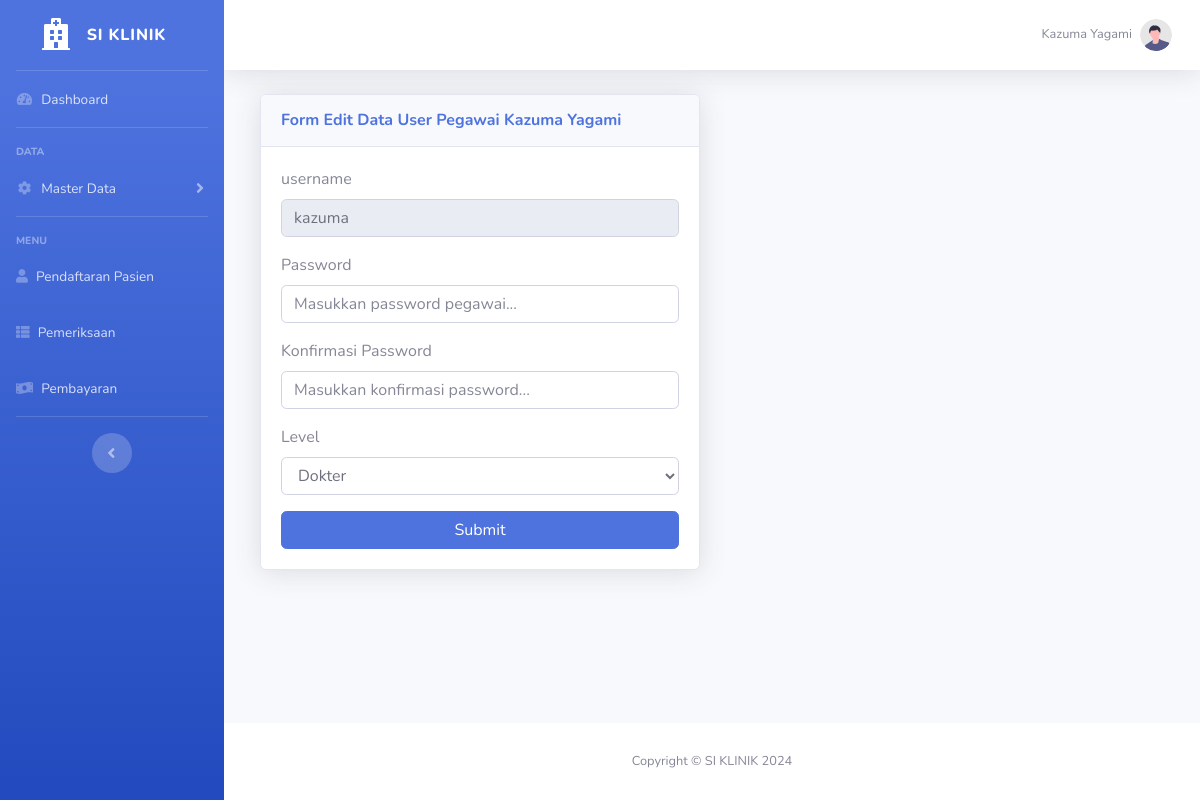
/user/edit.php?id=10 (signed in), run on the app's committed database.
### tables this page shows
CREATE TABLE `user` (
  `id` int(11) NOT NULL,
  `id_pegawai` int(11) NOT NULL,
  `username` varchar(255) NOT NULL,
  `password` varchar(255) NOT NULL,
  `level` varchar(255) NOT NULL
);

CREATE TABLE `pegawai` (
  `id` int(11) NOT NULL,
  `nama_pegawai` varchar(255) NOT NULL,
  `nohp` varchar(12) NOT NULL,
  `alamat` varchar(255) NOT NULL,
  `jk` varchar(255) NOT NULL
);

### user/function.php (called while the page is built, shortened)
<?php
require "../koneksi.php";
function select($query)
{
    global $conn;
    $sql = mysqli_query($conn, $query);
    $users = [];
    while ($user = mysqli_fetch_assoc($sql)) {
        $users[] = $user;
    }
    return $users;
}

### user/edit.php (the view, shortened to what this page needs)
<?php
$id = $_GET["id"];
$user = select("SELECT A.id, A.username, A.password, A.level, B.nama_pegawai FROM user A LEFT JOIN pegawai B ON B.id = A.id_pegawai WHERE A.id='$id'")[0];
?>
<!DOCTYPE html>
<html lang="en">
<head>
    <link href="../assets/vendor/fontawesome-free/css/all.min.css" rel="stylesheet" type="text/css">
    <link href="../assets/css/sb-admin-2.min.css" rel="stylesheet">
</head>
<body id="page-top">
    <div id="wrapper">
        <ul class="navbar-nav bg-gradient-primary sidebar sidebar-dark accordion" id="accordionSidebar">
            <a class="sidebar-brand d-flex align-items-center justify-content-center" href="../index.php">
                <div class="sidebar-brand-icon">
                    <i class="fas fa-hospital"></i>
                </div>
                <div class="sidebar-brand-text mx-3">SI KLINIK</div>
            </a>
            <hr class="sidebar-divider my-0">
            <li class="nav-item">
                <a class="nav-link" href="../index.php">
                    <i class="fas fa-fw fa-tachometer-alt"></i>
                    <span>Dashboard</span></a>
            </li>
            <hr class="sidebar-divider">
            <div class="sidebar-heading">
                Data
            </div>
            <li class="nav-item">
                <a class="nav-link collapsed" href="#" data-toggle="collapse" data-target="#collapseTwo" aria-expanded="true" aria-controls="collapseTwo">
                    <i class="fas fa-fw fa-cog"></i>
                    <span>Master Data</span>
                </a>
            </li>
            <hr class="sidebar-divider">
            <div class="sidebar-heading">
                Menu
            </div>
            <li class="nav-item">
                <a class="nav-link" href="../pendaftaran/index.php">
                    <i class="fas fa-user"></i>
                    <span>Pendaftaran Pasien</span>
                </a>
            </li>
            <li class="nav-item">
                <a class="nav-link" href="../pemeriksaan/index.php">
                    <i class="fas fa-th-list"></i>
                    <span>Pemeriksaan</span>
                </a>
            </li>
            <li class="nav-item">
                <a class="nav-link" href="../pembayaran/index.php">
                    <i class="fas fa-money-bill-wave"></i>
                    <span>Pembayaran</span>
                </a>
            </li>
            <hr class="sidebar-divider d-none d-md-block">
            <div class="text-center d-none d-md-inline">
                <button class="rounded-circle border-0" id="sidebarToggle"></button>
            </div>
        </ul>
        <div id="content-wrapper" class="d-flex flex-column">
            <div id="content">
                <nav class="navbar navbar-expand navbar-light bg-white topbar mb-4 static-top shadow">
                    <ul class="navbar-nav ml-auto">
                        <li class="nav-item dropdown no-arrow">
                            <a class="nav-link dropdown-toggle" href="#" id="userDropdown" role="button" data-toggle="dropdown" aria-haspopup="true" aria-expanded="false">
                                <span class="mr-2 d-none d-lg-inline text-gray-600 small"><?= $user["nama_pegawai"]; ?></span>
                                <img class="img-profile rounded-circle" src="../assets/img/undraw_profile.svg">
                            </a>
                        </li>
                    </ul>
                </nav>
                <div class="container-fluid">
                    <div class="col-md-6">
                        <div class="card shadow mb-4">
                            <div class="card-header py-3">
                                <h6 class="m-0 font-weight-bold text-primary">Form Edit Data User Pegawai <?= $user["nama_pegawai"]; ?></h6>
                            </div>
                            <div class="card-body">
                                <form action="" method="post">
                                    <div class="form-group">
                                        <label for="username">username</label>
                                        <input type="text" class="form-control form-control-user" id="username" name="username" value="<?= $user["username"]; ?>" disabled>
                                    </div>
                                    <div class="form-group">
                                        <label for="password">Password</label>
                                        <input type="password" class="form-control form-control-user" id="password" name="password" placeholder="Masukkan password pegawai..." required>
                                    </div>
                                    <div class="form-group">
                                        <label for="confpass">Konfirmasi Password</label>
                                        <input type="password" class="form-control form-control-user" id="confpass" name="confpass" placeholder="Masukkan konfirmasi password..." required>
                                    </div>
                                    <div class="form-group">
                                        <label for="level">Level</label>
                                        <select class="form-control" name="level" id="level" required>
                                            <?php if ($user["level"] === "Admin") : ?>
                                                <option value="Admin" selected>Admin</option>
                                                <option value="Dokter">Dokter</option>
                                            <?php else : ?>
                                                <option value="Dokter" selected>Dokter</option>
                                            <?php endif; ?>
                                        </select>
                                    </div>
                                    <button name="submit" class="btn btn-primary btn-user btn-block" type="submit">
                                        Submit
                                    </button>
                                </form>
                            </div>
                        </div>
                    </div>
                </div>
            </div>
            <footer class="sticky-footer bg-white">
                <div class="container my-auto">
                    <div class="copyright text-center my-auto">
                        <span>Copyright &copy; SI KLINIK <?= date("Y") ?></span>
                    </div>
                </div>
            </footer>
        </div>
    </div>
</body>
</html>

### data on the page
user: id_pegawai.nama_pegawai "Kazuma Yagami", username "kazuma", level "Dokter"
